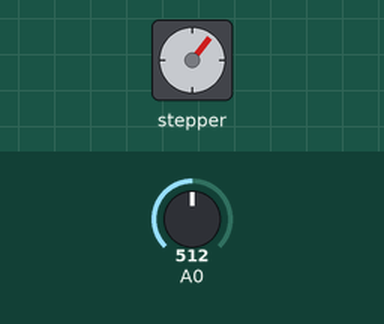
The sketch below on a simulated Arduino Uno, built with avr-gcc and run on an emulated ATmega328P. Parts: stepper motor. The inputs (shaded band) are chosen by the test bench; at power-on: A0 = 512. Stepper angles assume 2038 steps per turn.

Above: at 1.2 s.
1.3 s: A0 set to 900
At 3.0 s:
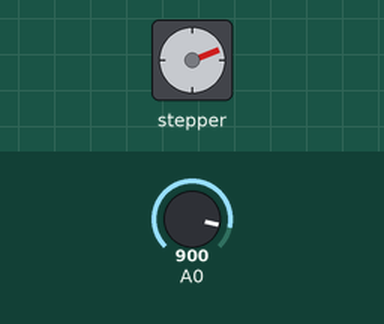
3.3 s: A0 set to 440
At 4.6 s:
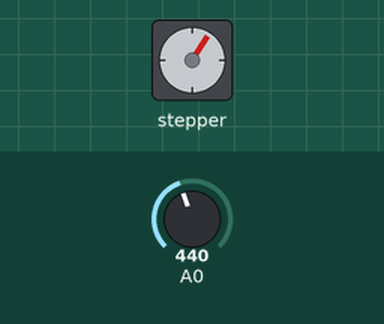
Timing chart, 0 to 6.3 s (numbered marks = the images above; inputs shaded):
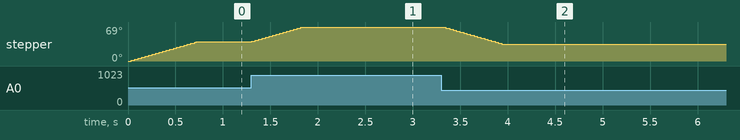

Measured:
- after the input at 1.3 s, stepper: turns 30° clockwise in 0.53 s, starting at once
- after the input at 3.3 s, stepper: turns 35° counter-clockwise in 0.63 s, starting at once
- by itself, stepper: turns 39° clockwise in 0.68 s

The sketch:

PotentiometerMove.ino
```cpp
#include <Stepper.h>

int num_steps = 2038;
int speed = 10;

Stepper my_stepper = Stepper(num_steps, 4, 6, 5, 7);

double max = 1023.0;

int current;
int target;

int max_tick = 450;

double get_potentiometer() {
  return analogRead(A0) / max;
}

void setup() {
  Serial.begin(9600);
  while (!Serial) {}
  current = 0;
  target = 0;
  pinMode(A0, INPUT);
  my_stepper.setSpeed(speed);
}

void loop() {
  target = (int)(get_potentiometer() * max_tick);

  if (current > target) {
    my_stepper.step(-1);
    current--;
  }

  if (current < target) {
    my_stepper.step(1);
    current++;
  }
}
```
